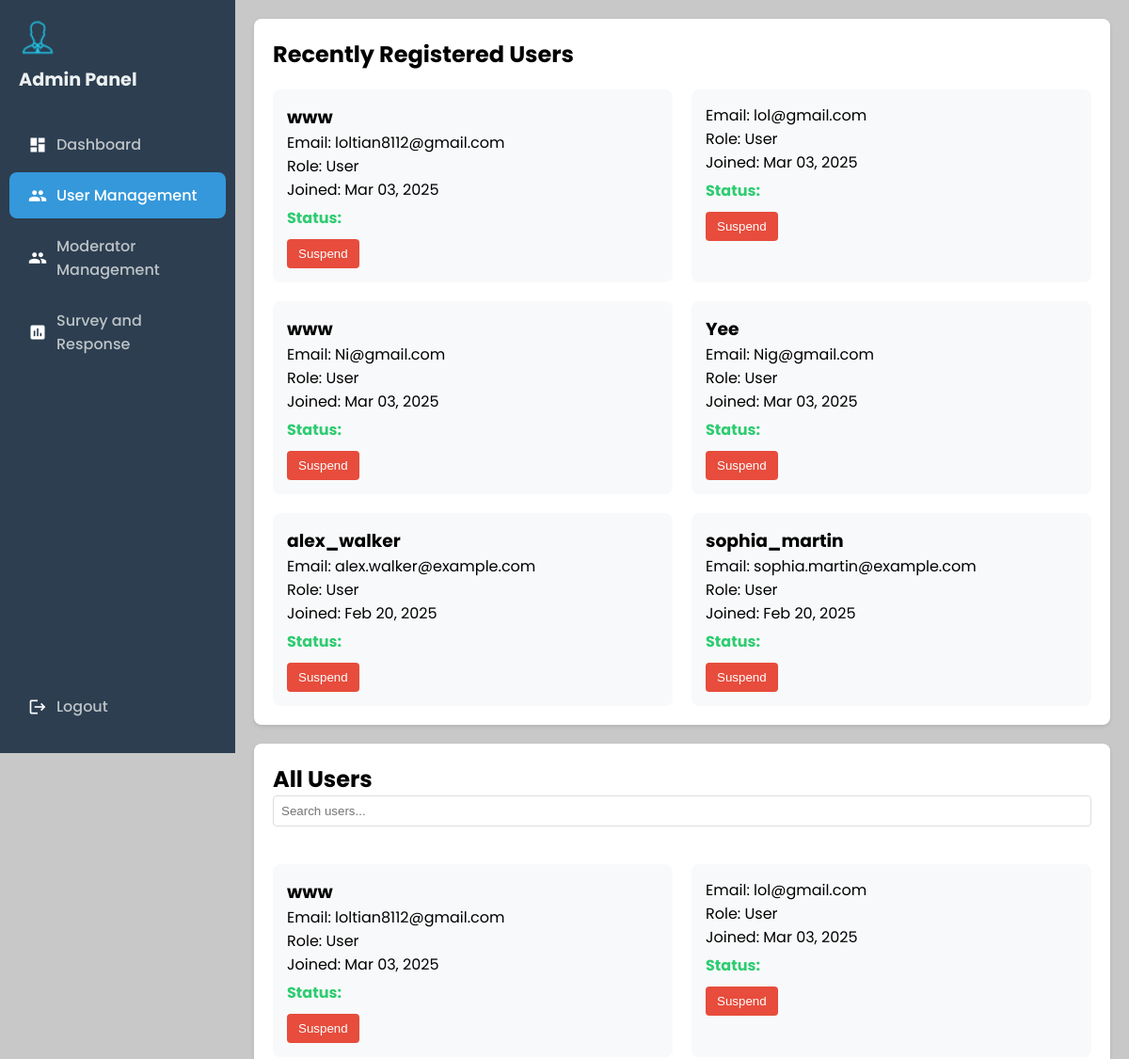
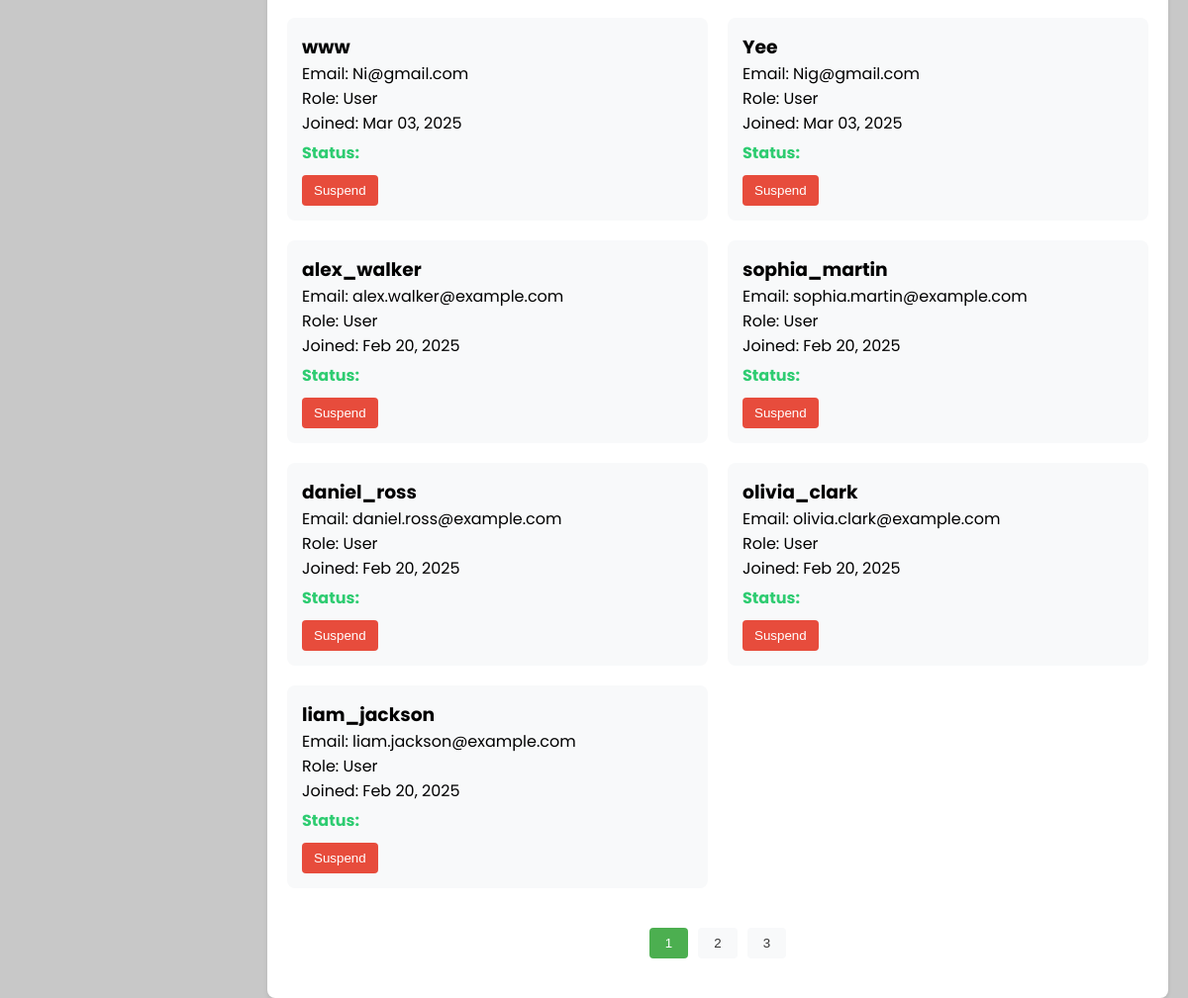
The page /AdminPage/AdminDashboard/AdminUserManagement.php on the database as committed earlier (2 pictures, top to bottom).
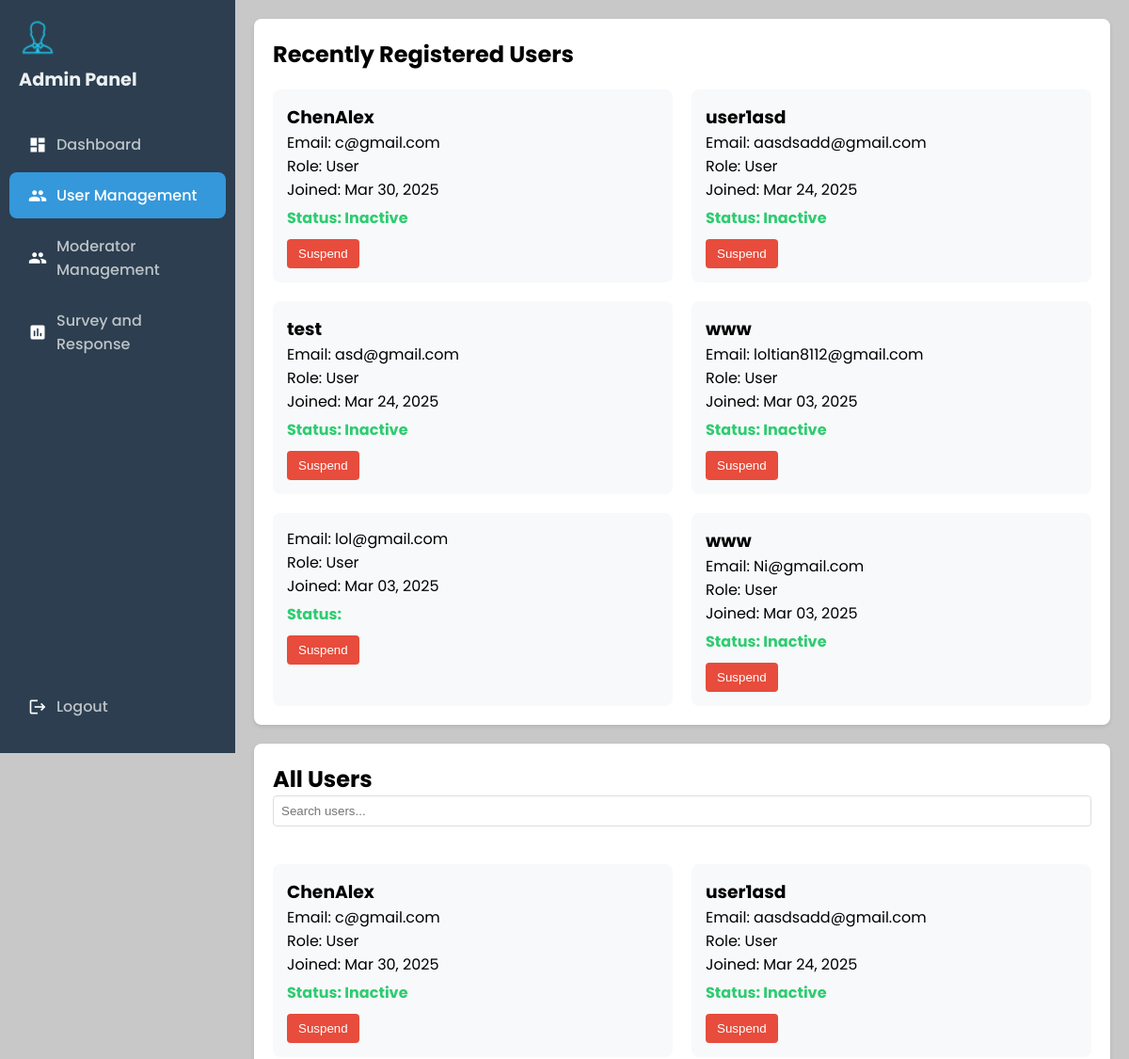
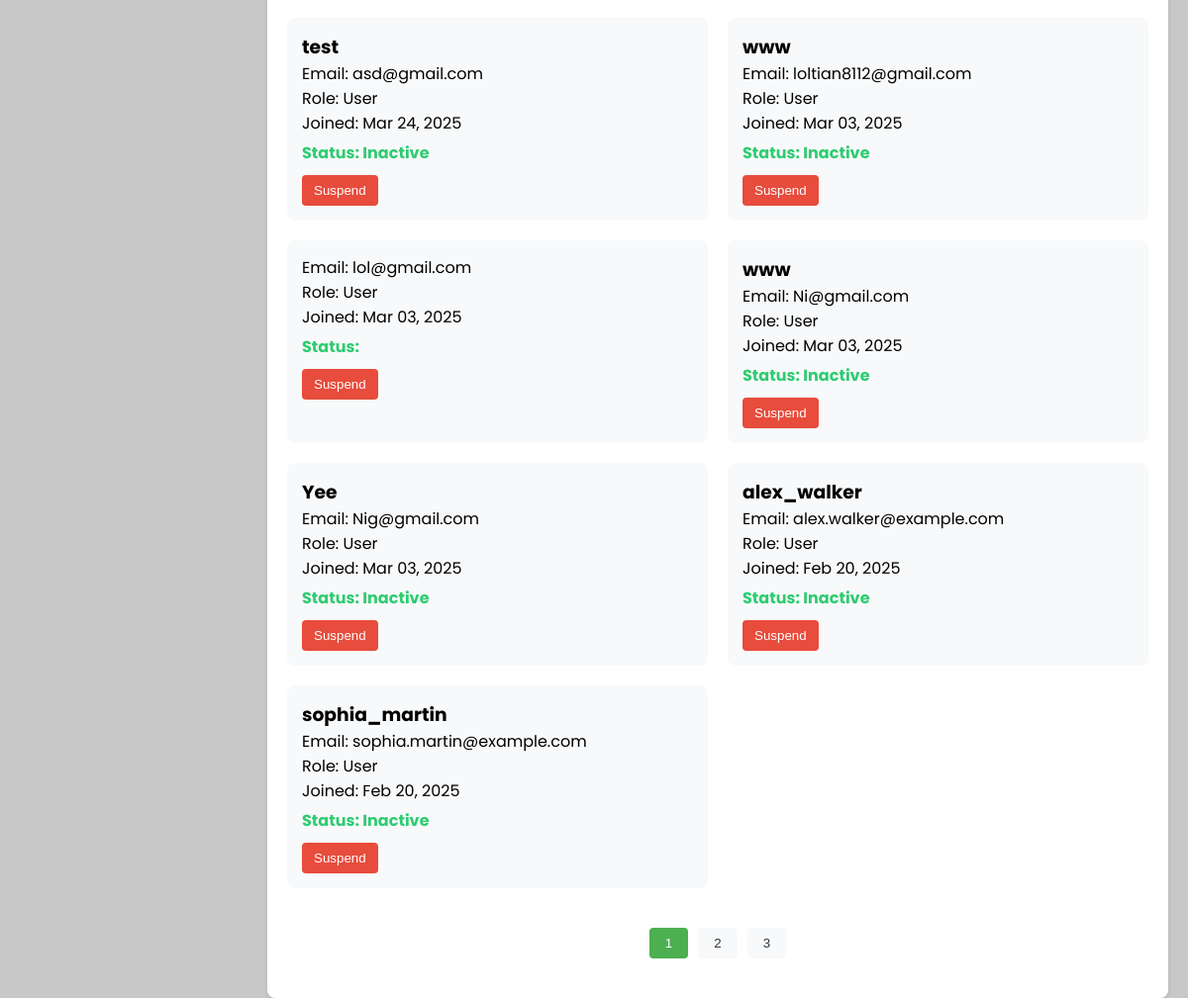
The same page on the database as committed later (2 pictures, top to bottom).
### tables this page shows
CREATE TABLE `users` (
  `id` int(10) UNSIGNED NOT NULL,
  `name` varchar(255) NOT NULL,
  `email` varchar(255) NOT NULL,
  `password` varchar(255) NOT NULL,
  `created_at` timestamp NOT NULL DEFAULT current_timestamp(),
  `usertype` tinyint(1) DEFAULT 0,
  `last_login` timestamp NOT NULL DEFAULT current_timestamp(),
  `auth_token` varchar(255) DEFAULT NULL,
  `token_expires` datetime DEFAULT NULL,
  `UserStatus` enum('Active','Inactive','Suspended') NOT NULL DEFAULT 'Active',
  `suspension_end` datetime DEFAULT NULL,
  `suspension_reason` text DEFAULT NULL
);

### AdminPage/AdminDashboard/AdminUserManagement.php (the view, shortened to what the changed rows need)
<?php
include "../../RegisterLayout/conn.php";
$users_per_page = 9;
$page = isset($_GET['page']) ? (int)$_GET['page'] : 1;
$offset = ($page - 1) * $users_per_page;
$total_sql = "SELECT COUNT(*) as count FROM users WHERE usertype = 0";
$total_result = $_conn->query($total_sql);
$total_users = $total_result->fetch_assoc()['count'];
$total_pages = ceil($total_users / $users_per_page);
$recent_sql = "SELECT id, name, email, usertype, created_at, UserStatus, suspension_end
               FROM users
               WHERE usertype = 0
               ORDER BY created_at DESC LIMIT 6";
$recent_result = $_conn->query($recent_sql);
$recentUsers = $recent_result->fetch_all(MYSQLI_ASSOC);
$sql = "SELECT id, name, email, usertype, created_at, UserStatus, suspension_end
        FROM users
        WHERE usertype = 0
        ORDER BY created_at DESC LIMIT ? OFFSET ?";
$stmt = $_conn->prepare($sql);
$stmt->bind_param('ii', $users_per_page, $offset);
$stmt->execute();
$paginatedUsers = $stmt->get_result()->fetch_all(MYSQLI_ASSOC);
?>
<!DOCTYPE html>
<html lang="en">
<head>
    <link rel="stylesheet" href="Admin.css">
</head>
<body>
    <?php include "AdminSidebar.php"; ?>
    <div class="user-management">
        <div class="user-section">
            <h2>Recently Registered Users</h2>
            <div class="user-grid">
                <?php foreach($recentUsers as $user): ?>
                    <div class="user-card" data-name="<?= strtolower(htmlspecialchars($user['name'])) ?>">
                        <h3><?= htmlspecialchars($user['name']) ?></h3>
                        <p>Email: <?= htmlspecialchars($user['email']) ?></p>
                        <p>Role: <?= $user['usertype'] == 1 ? 'Admin' : 'User' ?></p>
                        <p>Joined: <?= date('M d, Y', strtotime($user['created_at'])) ?></p>
                        <p class="status <?= $user['UserStatus'] === 'Suspended' ? 'suspended' : 'active' ?>">
                            Status: <?php
                            if ($user['UserStatus'] === 'Suspended') {
                                echo 'Suspended until: ' . date('H:i:s', strtotime($user['suspension_end']));
                            } else {
                                echo $user['UserStatus'];
                            }
                            ?>
                        </p>
                        <div class="user-actions">
                            <?php if ($user['UserStatus'] !== 'Suspended'): ?>
                                <button class="btn btn-suspend" onclick="openSuspendModal(<?= $user['id'] ?>)">Suspend</button>
                            <?php else: ?>
                                <button class="btn btn-unsuspend" onclick="unsuspendUser(<?= $user['id'] ?>)">Unsuspend</button>
                            <?php endif; ?>
                        </div>
                    </div>
                <?php endforeach; ?>
            </div>
        </div>
        <div class="user-section">
            <h2>All Users</h2>
            <div class="user-grid" id="allUsers">
                <?php foreach($paginatedUsers as $user): ?>
                    <div class="user-card" data-name="<?= strtolower(htmlspecialchars($user['name'])) ?>">
                        <h3><?= htmlspecialchars($user['name']) ?></h3>
                        <p>Email: <?= htmlspecialchars($user['email']) ?></p>
                        <p>Role: <?= $user['usertype'] == 1 ? 'Admin' : 'User' ?></p>
                        <p>Joined: <?= date('M d, Y', strtotime($user['created_at'])) ?></p>
                        <p class="status <?= $user['UserStatus'] === 'Suspended' ? 'suspended' : 'active' ?>">
                            Status: <?php
                            if ($user['UserStatus'] === 'Suspended') {
                                echo 'Suspended until: ' . date('H:i:s', strtotime($user['suspension_end']));
                            } else {
                                echo $user['UserStatus'];
                            }
                            ?>
                        </p>
                        <div class="user-actions">
                            <?php if ($user['UserStatus'] !== 'Suspended'): ?>
                                <button class="btn btn-suspend" onclick="openSuspendModal(<?= $user['id'] ?>)">Suspend</button>
                            <?php else: ?>
                                <button class="btn btn-unsuspend" onclick="unsuspendUser(<?= $user['id'] ?>)">Unsuspend</button>
                            <?php endif; ?>
                        </div>
                    </div>
                <?php endforeach; ?>
            </div>
            <div class="pagination">
                <?php for($i = 1; $i <= $total_pages; $i++): ?>
                    <button onclick="changePage(<?= $i ?>)"
                            class="btn <?= $i === $page ? 'active' : '' ?>">
                        <?= $i ?>
                    </button>
                <?php endfor; ?>
            </div>
        </div>
    </div>
</body>
</html>

Rows that differ between the two databases and show on the page:
no longer on this page (row edited): users: name "daniel_ross", email "daniel.ross@example.com", usertype "User", created_at "Feb 20, 2025", shown under "All Users"
no longer on one of the page's lists (row edited): users: name "Yee", email "Nig@gmail.com", created_at "Mar 03, 2025"
no longer on this page (row edited): users: name "olivia_clark", email "olivia.clark@example.com", usertype "User", created_at "Feb 20, 2025", shown under "All Users"
no longer on one of the page's lists (row edited): users: name "alex_walker", email "alex.walker@example.com", created_at "Feb 20, 2025"
no longer on this page (row unchanged): users: name "liam_jackson", email "liam.jackson@example.com", usertype "User", created_at "Feb 20, 2025", shown under "All Users"
no longer on one of the page's lists (row edited): users: name "sophia_martin", email "sophia.martin@example.com", created_at "Feb 20, 2025"
added users: name "ChenAlex", email "c@gmail.com", usertype "User", created_at "Mar 30, 2025", UserStatus "Inactive"
added users: name "user1asd", email "aasdsadd@gmail.com", usertype "User", created_at "Mar 24, 2025", UserStatus "Inactive"
added users: name "test", email "asd@gmail.com", usertype "User", created_at "Mar 24, 2025", UserStatus "Inactive"
changed users "loltian8112@gmail.com": UserStatus (not shown) → "Inactive"
changed users "Ni@gmail.com": UserStatus (not shown) → "Inactive"
changed users "Yee": UserStatus (not shown) → "Inactive"
changed users "alex_walker": UserStatus (not shown) → "Inactive"
changed users "sophia_martin": UserStatus (not shown) → "Inactive"
